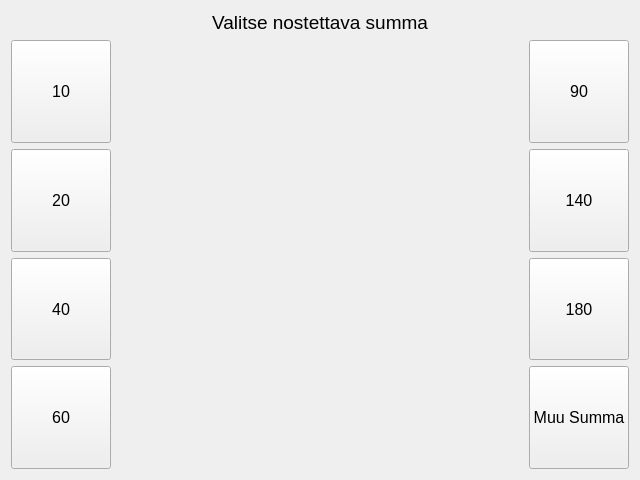
<?xml version="1.0" encoding="UTF-8"?>
<ui version="4.0">
 <class>PageWithdraw</class>
 <widget class="PageWithUserBar" name="PageWithdraw">
  <property name="geometry">
   <rect>
    <x>0</x>
    <y>0</y>
    <width>640</width>
    <height>480</height>
   </rect>
  </property>
  <property name="windowTitle">
   <string>Nosto</string>
  </property>
  <layout class="QVBoxLayout" name="widgetRootLayout">
   <item>
    <widget class="QLabel" name="lblInfoMsg">
     <property name="sizePolicy">
      <sizepolicy hsizetype="Preferred" vsizetype="Maximum">
       <horstretch>0</horstretch>
       <verstretch>0</verstretch>
      </sizepolicy>
     </property>
     <property name="font">
      <font>
       <pointsize>14</pointsize>
      </font>
     </property>
     <property name="text">
      <string>Valitse nostettava summa</string>
     </property>
     <property name="textFormat">
      <enum>Qt::PlainText</enum>
     </property>
     <property name="alignment">
      <set>Qt::AlignCenter</set>
     </property>
    </widget>
   </item>
   <item>
    <layout class="QGridLayout" name="amountBtnsLayout">
     <item row="1" column="0">
      <widget class="QPushButton" name="btnAmount20">
       <property name="sizePolicy">
        <sizepolicy hsizetype="Minimum" vsizetype="Expanding">
         <horstretch>0</horstretch>
         <verstretch>0</verstretch>
        </sizepolicy>
       </property>
       <property name="minimumSize">
        <size>
         <width>100</width>
         <height>0</height>
        </size>
       </property>
       <property name="font">
        <font>
         <pointsize>12</pointsize>
        </font>
       </property>
       <property name="text">
        <string>20</string>
       </property>
      </widget>
     </item>
     <item row="2" column="0">
      <widget class="QPushButton" name="btnAmount40">
       <property name="sizePolicy">
        <sizepolicy hsizetype="Minimum" vsizetype="Expanding">
         <horstretch>0</horstretch>
         <verstretch>0</verstretch>
        </sizepolicy>
       </property>
       <property name="minimumSize">
        <size>
         <width>100</width>
         <height>0</height>
        </size>
       </property>
       <property name="font">
        <font>
         <pointsize>12</pointsize>
        </font>
       </property>
       <property name="text">
        <string>40</string>
       </property>
      </widget>
     </item>
     <item row="0" column="0">
      <widget class="QPushButton" name="btnAmount10">
       <property name="sizePolicy">
        <sizepolicy hsizetype="Minimum" vsizetype="Expanding">
         <horstretch>0</horstretch>
         <verstretch>0</verstretch>
        </sizepolicy>
       </property>
       <property name="minimumSize">
        <size>
         <width>100</width>
         <height>0</height>
        </size>
       </property>
       <property name="font">
        <font>
         <pointsize>12</pointsize>
        </font>
       </property>
       <property name="text">
        <string>10</string>
       </property>
      </widget>
     </item>
     <item row="0" column="1">
      <spacer name="horizontalSpacer">
       <property name="orientation">
        <enum>Qt::Horizontal</enum>
       </property>
       <property name="sizeHint" stdset="0">
        <size>
         <width>40</width>
         <height>20</height>
        </size>
       </property>
      </spacer>
     </item>
     <item row="3" column="2">
      <widget class="QPushButton" name="btnOther">
       <property name="sizePolicy">
        <sizepolicy hsizetype="Minimum" vsizetype="Expanding">
         <horstretch>0</horstretch>
         <verstretch>0</verstretch>
        </sizepolicy>
       </property>
       <property name="minimumSize">
        <size>
         <width>100</width>
         <height>0</height>
        </size>
       </property>
       <property name="font">
        <font>
         <pointsize>12</pointsize>
        </font>
       </property>
       <property name="text">
        <string>Muu Summa</string>
       </property>
      </widget>
     </item>
     <item row="3" column="0">
      <widget class="QPushButton" name="btnAmount60">
       <property name="sizePolicy">
        <sizepolicy hsizetype="Minimum" vsizetype="Expanding">
         <horstretch>0</horstretch>
         <verstretch>0</verstretch>
        </sizepolicy>
       </property>
       <property name="minimumSize">
        <size>
         <width>100</width>
         <height>0</height>
        </size>
       </property>
       <property name="font">
        <font>
         <pointsize>12</pointsize>
        </font>
       </property>
       <property name="text">
        <string>60</string>
       </property>
      </widget>
     </item>
     <item row="0" column="2">
      <widget class="QPushButton" name="btnAmount90">
       <property name="sizePolicy">
        <sizepolicy hsizetype="Minimum" vsizetype="Expanding">
         <horstretch>0</horstretch>
         <verstretch>0</verstretch>
        </sizepolicy>
       </property>
       <property name="minimumSize">
        <size>
         <width>100</width>
         <height>0</height>
        </size>
       </property>
       <property name="font">
        <font>
         <pointsize>12</pointsize>
        </font>
       </property>
       <property name="text">
        <string>90</string>
       </property>
      </widget>
     </item>
     <item row="1" column="2">
      <widget class="QPushButton" name="btnAmount140">
       <property name="sizePolicy">
        <sizepolicy hsizetype="Minimum" vsizetype="Expanding">
         <horstretch>0</horstretch>
         <verstretch>0</verstretch>
        </sizepolicy>
       </property>
       <property name="minimumSize">
        <size>
         <width>100</width>
         <height>0</height>
        </size>
       </property>
       <property name="font">
        <font>
         <pointsize>12</pointsize>
        </font>
       </property>
       <property name="text">
        <string>140</string>
       </property>
      </widget>
     </item>
     <item row="2" column="2">
      <widget class="QPushButton" name="btnAmount180">
       <property name="sizePolicy">
        <sizepolicy hsizetype="Minimum" vsizetype="Expanding">
         <horstretch>0</horstretch>
         <verstretch>0</verstretch>
        </sizepolicy>
       </property>
       <property name="minimumSize">
        <size>
         <width>100</width>
         <height>0</height>
        </size>
       </property>
       <property name="font">
        <font>
         <pointsize>12</pointsize>
        </font>
       </property>
       <property name="text">
        <string>180</string>
       </property>
      </widget>
     </item>
    </layout>
   </item>
  </layout>
 </widget>
 <customwidgets>
  <customwidget>
   <class>PageWithUserBar</class>
   <extends>QWidget</extends>
   <header>page/abstract/pagewithuserbar.h</header>
   <container>1</container>
  </customwidget>
 </customwidgets>
 <resources/>
 <connections/>
</ui>
